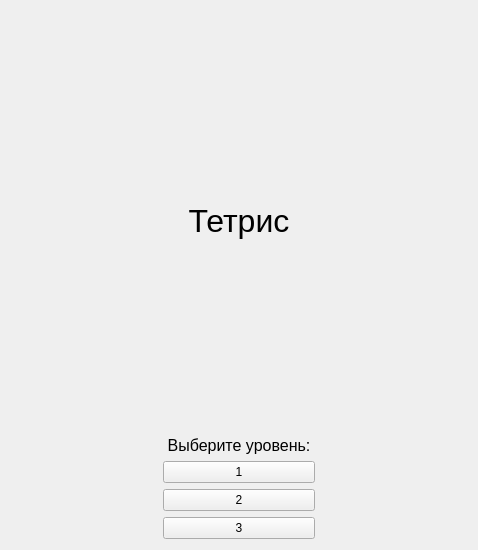
<?xml version="1.0" encoding="UTF-8"?>
<ui version="4.0">
    <class>Form</class>
    <widget class="QWidget" name="Form">
        <property name="geometry">
            <rect>
                <x>0</x>
                <y>0</y>
                <width>478</width>
                <height>550</height>
            </rect>
        </property>
        <property name="sizePolicy">
            <sizepolicy hsizetype="Preferred" vsizetype="Preferred">
                <horstretch>0</horstretch>
                <verstretch>0</verstretch>
            </sizepolicy>
        </property>
        <property name="windowTitle">
            <string>Form</string>
        </property>
        <layout class="QVBoxLayout" name="verticalLayout">
            <item>
                <layout class="QVBoxLayout" name="verticalLayout_2">
                    <item>
                        <widget class="QLabel" name="label">
                            <property name="font">
                                <font>
                                    <pointsize>24</pointsize>
                                </font>
                            </property>
                            <property name="text">
                                <string>Тетрис</string>
                            </property>
                            <property name="alignment">
                                <set>Qt::AlignCenter</set>
                            </property>
                        </widget>
                    </item>
                    <item>
                        <layout class="QVBoxLayout" name="verticalLayout_3">
                            <item>
                                <widget class="QLabel" name="label_2">
                                    <property name="sizePolicy">
                                        <sizepolicy hsizetype="Preferred" vsizetype="Fixed">
                                            <horstretch>0</horstretch>
                                            <verstretch>0</verstretch>
                                        </sizepolicy>
                                    </property>
                                    <property name="font">
                                        <font>
                                            <pointsize>12</pointsize>
                                        </font>
                                    </property>
                                    <property name="text">
                                        <string>Выберите уровень:</string>
                                    </property>
                                    <property name="alignment">
                                        <set>Qt::AlignCenter</set>
                                    </property>
                                </widget>
                            </item>
                            <item>
                                <layout class="QHBoxLayout" name="horizontalLayout_4">
                                    <item>
                                        <spacer name="horizontalSpacer_2">
                                            <property name="orientation">
                                                <enum>Qt::Horizontal</enum>
                                            </property>
                                            <property name="sizeHint" stdset="0">
                                                <size>
                                                    <width>40</width>
                                                    <height>20</height>
                                                </size>
                                            </property>
                                        </spacer>
                                    </item>
                                    <item>
                                        <widget class="QPushButton" name="toTetris1ViewButton">
                                            <property name="sizePolicy">
                                                <sizepolicy hsizetype="Expanding" vsizetype="Fixed">
                                                    <horstretch>0</horstretch>
                                                    <verstretch>0</verstretch>
                                                </sizepolicy>
                                            </property>
                                            <property name="text">
                                                <string>1</string>
                                            </property>
                                        </widget>
                                    </item>
                                    <item>
                                        <spacer name="horizontalSpacer">
                                            <property name="orientation">
                                                <enum>Qt::Horizontal</enum>
                                            </property>
                                            <property name="sizeHint" stdset="0">
                                                <size>
                                                    <width>40</width>
                                                    <height>20</height>
                                                </size>
                                            </property>
                                        </spacer>
                                    </item>
                                </layout>
                            </item>
                            <item>
                                <layout class="QHBoxLayout" name="horizontalLayout_3">
                                    <item>
                                        <spacer name="horizontalSpacer_4">
                                            <property name="orientation">
                                                <enum>Qt::Horizontal</enum>
                                            </property>
                                            <property name="sizeHint" stdset="0">
                                                <size>
                                                    <width>40</width>
                                                    <height>20</height>
                                                </size>
                                            </property>
                                        </spacer>
                                    </item>
                                    <item>
                                        <widget class="QPushButton" name="toTetris2ViewButton">
                                            <property name="sizePolicy">
                                                <sizepolicy hsizetype="Expanding" vsizetype="Fixed">
                                                    <horstretch>0</horstretch>
                                                    <verstretch>0</verstretch>
                                                </sizepolicy>
                                            </property>
                                            <property name="text">
                                                <string>2</string>
                                            </property>
                                        </widget>
                                    </item>
                                    <item>
                                        <spacer name="horizontalSpacer_3">
                                            <property name="orientation">
                                                <enum>Qt::Horizontal</enum>
                                            </property>
                                            <property name="sizeHint" stdset="0">
                                                <size>
                                                    <width>40</width>
                                                    <height>20</height>
                                                </size>
                                            </property>
                                        </spacer>
                                    </item>
                                </layout>
                            </item>
                            <item>
                                <layout class="QHBoxLayout" name="horizontalLayout">
                                    <item>
                                        <spacer name="horizontalSpacer_6">
                                            <property name="orientation">
                                                <enum>Qt::Horizontal</enum>
                                            </property>
                                            <property name="sizeHint" stdset="0">
                                                <size>
                                                    <width>40</width>
                                                    <height>20</height>
                                                </size>
                                            </property>
                                        </spacer>
                                    </item>
                                    <item>
                                        <widget class="QPushButton" name="toTetris3ViewButton">
                                            <property name="sizePolicy">
                                                <sizepolicy hsizetype="Expanding" vsizetype="Fixed">
                                                    <horstretch>0</horstretch>
                                                    <verstretch>0</verstretch>
                                                </sizepolicy>
                                            </property>
                                            <property name="text">
                                                <string>3</string>
                                            </property>
                                        </widget>
                                    </item>
                                    <item>
                                        <spacer name="horizontalSpacer_5">
                                            <property name="orientation">
                                                <enum>Qt::Horizontal</enum>
                                            </property>
                                            <property name="sizeHint" stdset="0">
                                                <size>
                                                    <width>40</width>
                                                    <height>20</height>
                                                </size>
                                            </property>
                                        </spacer>
                                    </item>
                                </layout>
                            </item>
                        </layout>
                    </item>
                </layout>
            </item>
        </layout>
    </widget>
    <resources/>
    <connections/>
</ui>
